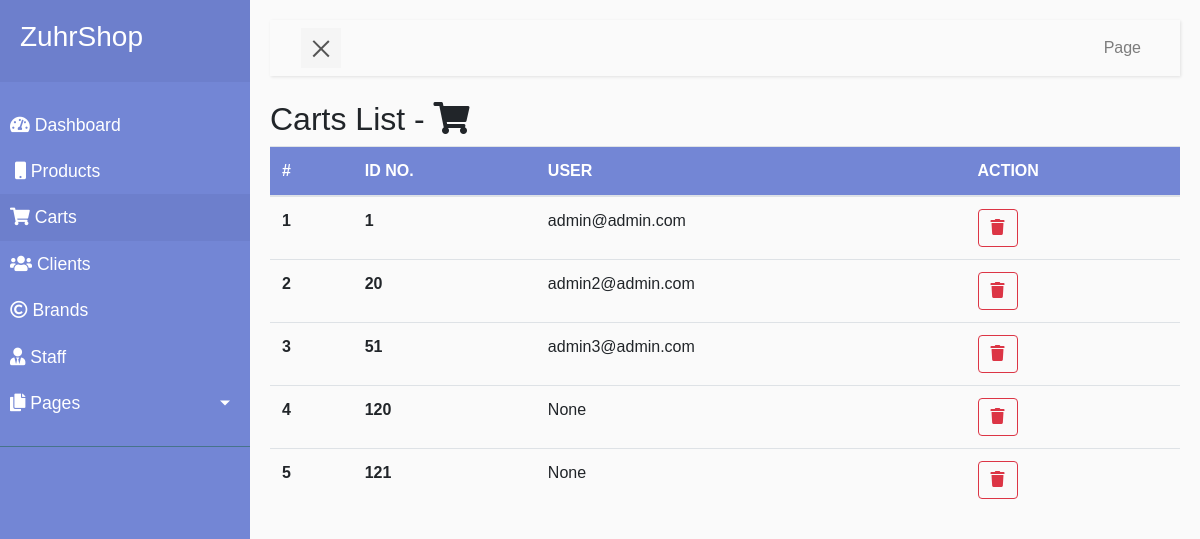
The page /administration/carts/ (signed in) on the database as committed earlier.
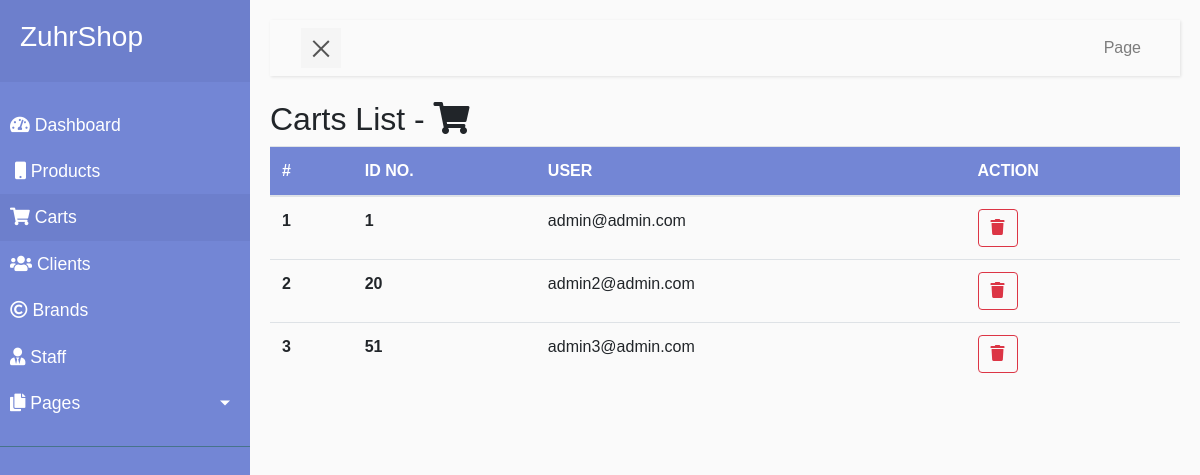
The same page on the database as committed later.
### cart/models.py (models this page shows, shortened)
class Cart(models.Model):
    user = models.OneToOneField(CustomUser, on_delete=models.CASCADE, blank=True, null=True, related_name='cart')
    objects = CartManager()

### users/models.py (models this page shows)
class CustomUser(AbstractUser):
    username = None
    email = models.EmailField(_('email address'), unique=True)
    USERNAME_FIELD = 'email'
    REQUIRED_FIELDS = []
    objects = CustomUserManager()
    def __str__(self):
        return self.email

### administrations/views.py (the view)
# urls.py: path('carts/', views.CartsAdminView.as_view(), name='admin-carts'),
class CartsAdminView(UserCheckingView, View):
    def get(self, request):
        carts = Cart.objects.all()
        context = {
            'url_name': 'carts',
            'carts': carts,
        }
        return render(request, 'administrations/admin-carts.html', context)

### administrations/views.py (called while the page is built)
    def test_func(self):
        if self.request.user.is_staff:
            return True
        else:
            return False

### pages/context_processors.py (called while the page is built)
def add_variable_to_context(request):
    cart = Cart.objects.new_or_get(request)
    brands = Brand.objects.all()
    context = {
        'brands': brands,
        'cart': cart
    }
    return context

### templates/administrations/admin-carts.html (shortened to what this page needs)
{% extends 'administrations/admin-base.html' %}
{% load static %}
{% block content %}
<h2 class="tm-block-title text-capitalize">{{ url_name }} List - <i class="fas fa-shopping-cart"></i></h2>
<div class="" style="height:400px;overflow:auto;">
  <table class="table">
      <thead>
          <tr>
              <th scope="col">#</th>
              <th scope="col">ID NO.</th>
              <th scope="col">USER</th>
              <th scope="col">ACTION</th>
          </tr>
      </thead>
      <tbody>
          {% for cart in carts %}
            <tr id="cart-{{ cart.id }}">
                <th scope="row"><b>{{ forloop.counter }}</b></th>
                <td><b>{{ cart.id }}</b></td>
                <td>{{ cart.user }}</td>
                <td>
                  <button type="button" class="btn btn-outline-danger" onclick="deleteCart({{ cart.id }})">
                    <i class="fas fa-trash"></i>
                  </button>
                </td>
            </tr>
          {% endfor %}
      </tbody>
  </table>
</div>
{% endblock %}

Rows that differ between the two databases and show on the page:
removed Cart: id "120", user "None"
removed Cart: id "121", user "None"
